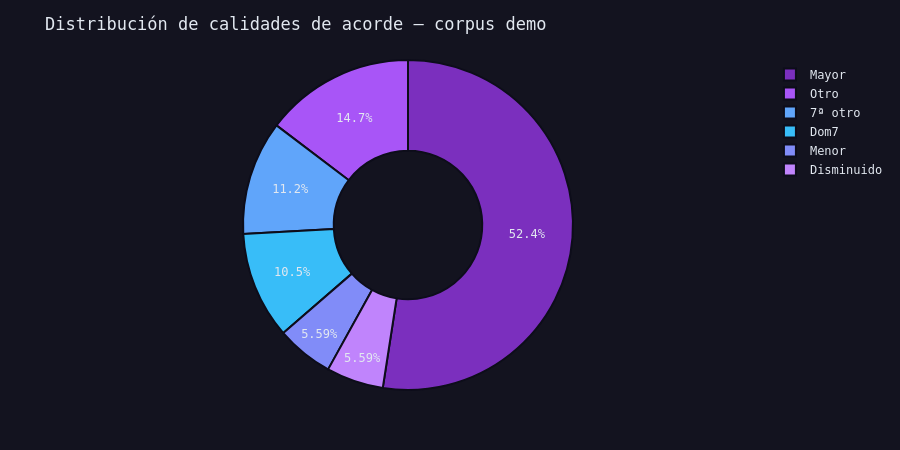

Here is the notebook cell this chart was saved with:
### Code cell
# ── 2.4 Distribución de calidades de acorde ───────────────────────────────────
#
# Chordify convierte la partitura coral (4 voces) a una secuencia de acordes.
# Luego clasificamos cada acorde según su calidad (mayor, menor, disminuido, etc.).

# Mapeo de tipo music21 → etiqueta legible
M21_QUALITY_MAP = {
    'major':          'Mayor',
    'minor':          'Menor',
    'diminished':     'Disminuido',
    'augmented':      'Aumentado',
    'dominant-seventh': 'Dom7',
    'diminished-seventh': 'Dis7',
    'half-diminished-seventh': 'Semi-dis7',
    'major-seventh':  'Maj7',
    'minor-seventh':  'Min7',
}

quality_counter = Counter()

for sc in scores_raw.values():
    # chordify() colapsa las voces simultáneas en un solo acorde por pulso
    chordified = sc.chordify()
    for c in chordified.flatten().getElementsByClass(chord.Chord):
        q = c.commonName          # ej. 'major triad', 'minor triad', …
        # Simplificamos el nombre de music21 a una categoría canónica
        if 'major triad' in q:
            quality_counter['Mayor'] += 1
        elif 'minor triad' in q:
            quality_counter['Menor'] += 1
        elif 'diminished triad' in q:
            quality_counter['Disminuido'] += 1
        elif 'augmented' in q:
            quality_counter['Aumentado'] += 1
        elif 'dominant' in q and 'seventh' in q:
            quality_counter['Dom7'] += 1
        elif 'seventh' in q:
            quality_counter['7ª otro'] += 1
        else:
            quality_counter['Otro'] += 1

df_quality = pd.DataFrame(
    list(quality_counter.items()), columns=['Calidad', 'Frecuencia']
).sort_values('Frecuencia', ascending=False)

# Gráfico de pastel interactivo (donut)
fig = go.Figure(
    go.Pie(
        labels=df_quality['Calidad'],
        values=df_quality['Frecuencia'],
        hole=0.45,
        marker=dict(colors=NEON_PALETTE, line=dict(color=DARK_BG, width=2)),
        textfont=dict(color=TEXT_COLOR),
    )
)
fig.update_layout(
    **BASE_LAYOUT,
    title='Distribución de calidades de acorde — corpus demo',
    legend=dict(font=dict(color=TEXT_COLOR)),
    height=450,
)
fig.show()

### Figure 1 — Plotly figure (JSON) as saved in the notebook; plotly's stock layout.template omitted (floating-point values rounded to 4 significant figures)
{"data": [{"hole": 0.45, "labels": ["Mayor", "Otro", "7ª otro", "Dom7", "Menor", "Disminuido"], "marker": {"colors": ["#7B2FBE", "#A855F7", "#60A5FA", "#38BDF8", "#818CF8", "#C084FC", "#2DD4BF", "#6366F1"], "line": {"color": "#0D0D1A", "width": 2}}, "textfont": {"color": "#E2E8F0"}, "type": "pie", "values": [75, 21, 16, 15, 8, 8]}], "layout": {"font": {"color": "#E2E8F0", "family": "monospace"}, "height": 450, "legend": {"font": {"color": "#E2E8F0"}}, "margin": {"b": 60, "l": 60, "r": 30, "t": 60}, "paper_bgcolor": "#13131F", "plot_bgcolor": "#0D0D1A", "title": {"text": "Distribución de calidades de acorde — corpus demo"}, "xaxis": {"gridcolor": "#3B3B5C", "zerolinecolor": "#3B3B5C"}, "yaxis": {"gridcolor": "#3B3B5C", "zerolinecolor": "#3B3B5C"}}}
